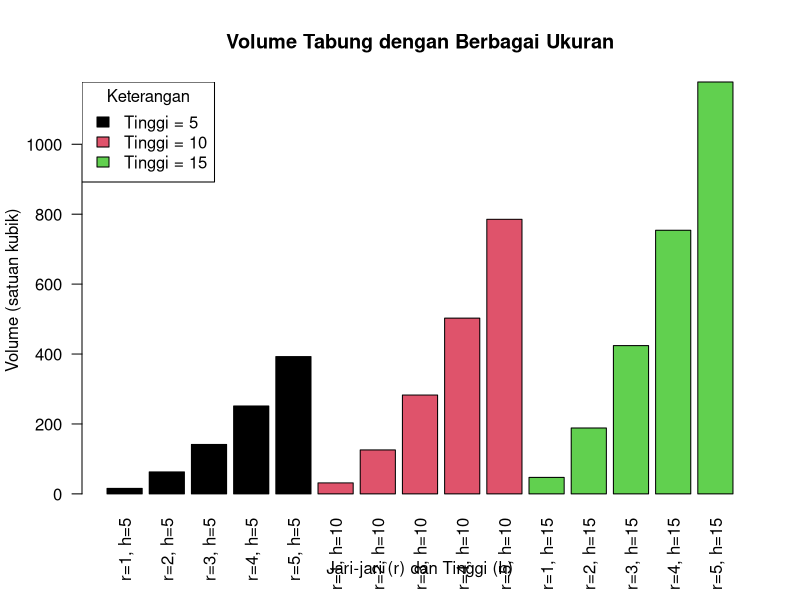

The R script that drew this image:
# Jawaban Pertanyaan R

# ============== Pertanyaan 1 ==============
# Membuat deret bilangan x = [-4 -3 -2 -1 0 1 2]
x <- seq(-4, 2, by = 1)
x
# [1] -4 -3 -2 -1  0  1  2

# Membuat deret bilangan y = [4 3 2 1]
y <- seq(4, 1, by = -1)
y
# [1] 4 3 2 1

# Membuat deret bilangan z = [1.00 1.25 1.50 1.75 2.00]
z <- seq(1, 2, by = 0.25)
z
# [1] 1.00 1.25 1.50 1.75 2.00

# Membuat deret bilangan p = [10 10 10 5 5 5]
p <- c(rep(10, 3), rep(5, 3))
p
# [1] 10 10 10  5  5  5

# Membuat deret bilangan q = [2 2 3 3 2 2 3 3]
q <- rep(c(2, 2, 3, 3), 2)
q
# [1] 2 2 3 3 2 2 3 3

# ============== Pertanyaan 2 ==============
# Metode 1: Membuat data frame dengan expand.grid
cat("Metode 1: Membuat data frame dengan expand.grid\n\n")
jurusan <- c("Komputer", "Matematika")
asal_daerah <- c("Jakarta", "Surabaya", "Makassar")
usia <- c(25, 26, 27, 28)

siswa <- expand.grid(jurusan = jurusan, asal_daerah = asal_daerah, usia = usia)
siswa <- siswa[, c("jurusan", "asal_daerah", "usia")]  # Mengurutkan kolom
siswa

# Metode 2: Membuat data frame secara manual
cat("\n\nMetode 2: Membuat data frame secara manual\n\n")
jurusan2 <- rep(c("Komputer", "Matematika"), 12)
asal_daerah2 <- rep(rep(c("Jakarta", "Jakarta", "Surabaya", "Surabaya", "Makassar", "Makassar"), 4))
usia2 <- rep(c(25, 25, 25, 25, 25, 25, 26, 26, 26, 26, 26, 26, 27, 27, 27, 27, 27, 27, 28, 28, 28, 28, 28, 28))

siswa2 <- data.frame(jurusan = jurusan2, asal_daerah = asal_daerah2, usia = usia2)
siswa2

# ============== Pertanyaan 3 ==============
# Contoh perhitungan bangun ruang dengan R

# Contoh 1: Menghitung Volume dan Luas Permukaan Kubus
# Fungsi untuk menghitung volume dan luas permukaan kubus
hitung_kubus <- function(sisi) {
  volume <- sisi^3
  luas_permukaan <- 6 * sisi^2
  return(list(volume = volume, luas_permukaan = luas_permukaan))
}

# Membuat beberapa contoh kubus dengan panjang sisi berbeda
sisi_kubus <- c(1, 2, 3, 4, 5)
hasil_kubus <- lapply(sisi_kubus, hitung_kubus)

# Membuat data frame dari hasil perhitungan
hasil_df_kubus <- data.frame(
  sisi = sisi_kubus,
  volume = sapply(hasil_kubus, function(x) x$volume),
  luas_permukaan = sapply(hasil_kubus, function(x) x$luas_permukaan)
)

# Menampilkan hasil
print("Hasil Perhitungan Kubus:")
print(hasil_df_kubus)

# Contoh 2: Menghitung Volume dan Luas Permukaan Balok
# Fungsi untuk menghitung volume dan luas permukaan balok
hitung_balok <- function(panjang, lebar, tinggi) {
  volume <- panjang * lebar * tinggi
  luas_permukaan <- 2 * (panjang*lebar + panjang*tinggi + lebar*tinggi)
  return(list(volume = volume, luas_permukaan = luas_permukaan))
}

# Membuat beberapa contoh balok
balok_data <- data.frame(
  panjang = c(3, 4, 5, 6, 7),
  lebar = c(2, 3, 4, 4, 5),
  tinggi = c(1, 2, 3, 3, 4)
)

# Menghitung volume dan luas permukaan untuk setiap balok
balok_data$volume <- mapply(
  function(p, l, t) hitung_balok(p, l, t)$volume,
  balok_data$panjang, balok_data$lebar, balok_data$tinggi
)

balok_data$luas_permukaan <- mapply(
  function(p, l, t) hitung_balok(p, l, t)$luas_permukaan,
  balok_data$panjang, balok_data$lebar, balok_data$tinggi
)

# Menampilkan hasil
print("Hasil Perhitungan Balok:")
print(balok_data)

# Contoh 3: Visualisasi Perbandingan Volume Tabung
# Fungsi untuk menghitung volume tabung
hitung_tabung <- function(jari_jari, tinggi) {
  volume <- pi * jari_jari^2 * tinggi
  return(volume)
}

# Membuat dataset dengan variasi jari-jari dan tinggi
jari_jari <- seq(1, 5, by = 1)
tinggi <- c(5, 10, 15)

# Membuat data frame untuk semua kombinasi jari-jari dan tinggi
tabung_data <- expand.grid(jari_jari = jari_jari, tinggi = tinggi)

# Menghitung volume untuk setiap kombinasi
tabung_data$volume <- mapply(hitung_tabung, tabung_data$jari_jari, tabung_data$tinggi)

# Menampilkan hasil
print("Hasil Perhitungan Volume Tabung:")
print(tabung_data)

# Membuat visualisasi dengan barplot sederhana
# Mengubah tinggi menjadi faktor untuk plot
tabung_data$tinggi_faktor <- as.factor(tabung_data$tinggi)

# Plot dengan barplot dasar
barplot(tabung_data$volume, 
        names.arg = paste("r=", tabung_data$jari_jari, ", h=", tabung_data$tinggi, sep=""),
        col = as.numeric(tabung_data$tinggi_faktor),
        main = "Volume Tabung dengan Berbagai Ukuran",
        xlab = "Jari-jari (r) dan Tinggi (h)",
        ylab = "Volume (satuan kubik)",
        las = 2)

# Menambahkan legenda
legend("topleft", 
       legend = paste("Tinggi =", unique(tabung_data$tinggi)),
       fill = 1:length(unique(tabung_data$tinggi)),
       title = "Keterangan") 